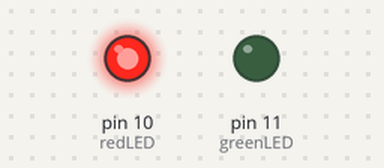
Recording of a sketch running on a simulated Arduino Uno, built with avr-gcc and run on an emulated ATmega328P. Shown: output pins drawn as LEDs (lit = HIGH).

Above: at 0.2 s.
At 10.2 s:
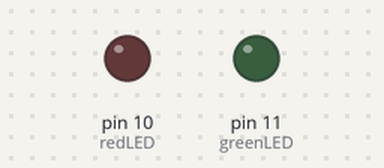
At 11.85 s:
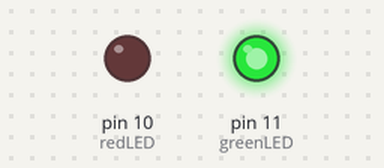
Timing chart, 0 to 16.9 s (numbered marks = the images above):
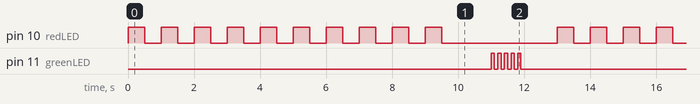

The sketch:

sketch_oct8a.ino
```cpp
int redLED = 10; //10 slow
int greenLED = 11; //5 fast
void setup() {
  pinMode(redLED, OUTPUT);
  pinMode(greenLED, OUTPUT);
}

void blink(int pinVar, int count, int dl){
  for(int i = 0; i < count; i++){
    digitalWrite(pinVar, HIGH);
    delay(dl);
    digitalWrite(pinVar, LOW);
    delay(dl);
  }
}

void loop() {
  // put your main code here, to run repeatedly:
  blink(redLED, 10, 500);
  delay(1000);
  blink(greenLED, 5, 100);
  delay(1000);
}
```

Measured:
- by itself, pin 10 (redLED): repeats every 13.0 s: 9 × (LOW 0.50 s, HIGH 0.50 s), LOW 3.5 s, HIGH 0.50 s
- by itself, pin 11 (greenLED): repeats every 13.0 s: 4 × (LOW 0.10 s, HIGH 0.10 s), LOW 12.1 s, HIGH 0.10 s
- by itself, everything shown: repeats every 13.0 s, in 30 steps
